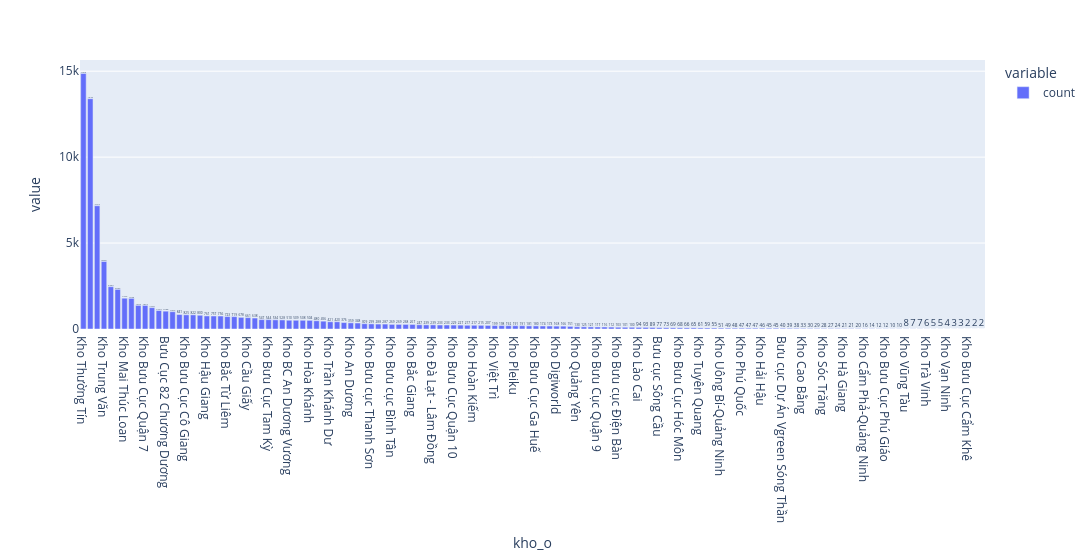

Here is the notebook cell this chart was saved with:
### Code cell
a = is_direct['kho_o'].value_counts() 
fig1 = px.bar(a, text_auto = True, width=2000) 
fig1.show()
is_bc = is_direct[is_direct['kho_o'].isin(set(set_bc['name']))]
print(is_bc['kho_o'].nunique())

### Figure 1 — Plotly figure (JSON) as saved in the notebook; plotly's stock layout.template omitted (floating-point values rounded to 4 significant figures; data arrays with more than 128 entries replaced by an {"elided": "..."} marker saying what was removed)
{"data": [{"hovertemplate": "variable=count<br>kho_o=%{x}<br>value=%{y}<extra></extra>", "legendgroup": "count", "marker": {"color": "#636efa", "pattern": {"shape": ""}}, "name": "count", "orientation": "v", "showlegend": true, "textposition": "auto", "texttemplate": "%{y}", "type": "bar", "x": {"elided": "132 str values"}, "xaxis": "x", "y": {"elided": "132 int values"}, "yaxis": "y"}], "layout": {"barmode": "relative", "legend": {"title": {"text": "variable"}, "tracegroupgap": 0}, "margin": {"t": 60}, "width": 2000, "xaxis": {"anchor": "y", "domain": [0, 1], "title": {"text": "kho_o"}}, "yaxis": {"anchor": "x", "domain": [0, 1], "title": {"text": "value"}}}}
